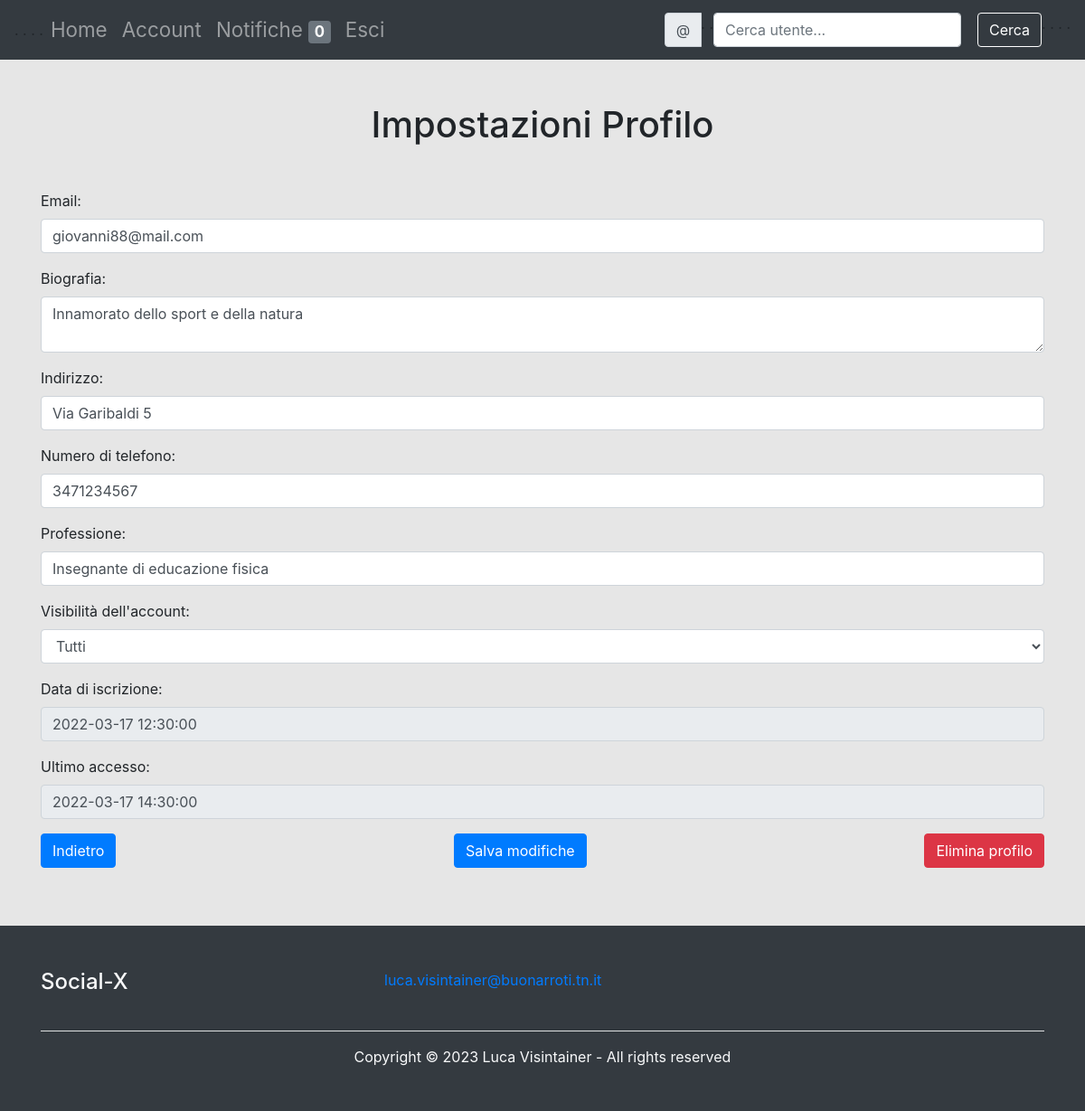
The app's page /php/impostazioni_personale.php (signed in) with its own data.
### tables this page shows
CREATE TABLE profilo (
    idProfilo                   INT                 NOT NULL    AUTO_INCREMENT, 
    username                    VARCHAR(20)         NOT NULL    UNIQUE,   
    password                    VARCHAR(255)         NOT NULL ,
    email                       VARCHAR(255)         NOT NULL ,
    dataIscrizione              DATETIME            NOT NULL,
    ultimoAccesso               DATETIME,
    biografia                   VARCHAR(255), 
    visibilitaAccount           ENUM('T', 'A') DEFAULT 'T',                 
    indirizzo                   VARCHAR(100),         
    numeroTelefono              VARCHAR(20),
    professione                 VARCHAR(255),
    PRIMARY KEY(idProfilo)
);

### php/impostazioni_personale.php (the view, shortened to what this page needs)
<?php
include 'connessione.php';
$username = $_SESSION['username'];
$query = "SELECT * FROM profilo WHERE username = '$username'";
$result = mysqli_query($db_conn, $query);
$row = mysqli_fetch_assoc($result);
$email = $row['email'];
$biografia = $row['biografia'];
$indirizzo = $row['indirizzo'];
$numeroTelefono = $row['numeroTelefono'];
$professione = $row['professione'];
$visibilitaAccount = $row['visibilitaAccount'];
$dataIscrizione = $row['dataIscrizione'];
$ultimoAccesso = $row['ultimoAccesso'];
?>
<!DOCTYPE html>
<html lang="it">
<head>
    <link rel="stylesheet" href="https://stackpath.bootstrapcdn.com/bootstrap/4.5.2/css/bootstrap.min.css">
</head>
<body>
    <?php include 'header.php'; ?>
    <div class="container mt-5">
        <h1 class="text-center mb-5">Impostazioni Profilo</h1>
        <form method="POST">
            <div class="form-group">
                <label for="email">Email:</label>
                <input type="email" id="email" name="email" class="form-control" value="<?php echo $email ?>" required>
            </div>
            <div class="form-group">
                <label for="biografia">Biografia:</label>
                <textarea id="biografia" name="biografia" class="form-control"><?php echo $biografia ?></textarea>
            </div>
            <div class="form-group">
                <label for="indirizzo">Indirizzo:</label>
                <input type="text" id="indirizzo" name="indirizzo" class="form-control" value="<?php echo $indirizzo ?>">
            </div>
            <div class="form-group">
                <label for="telefono">Numero di telefono:</label>
                <input type="tel" id="telefono" name="telefono" class="form-control" value="<?php echo $numeroTelefono ?>">
            </div>
            <div class="form-group">
                <label for="professione">Professione:</label>
                <input type="text" id="professione" name="professione" class="form-control" value="<?php echo $professione ?>">
            </div>
            <div class="form-group">
                <label for="visibilita">Visibilità dell'account:</label>
                <select id="visibilita" name="visibilita" class="form-control">
                    <option value="T" <?php if ($visibilitaAccount == 'T') echo 'selected' ?>>Tutti</option>
                </select>
            </div>
            <div class="form-group">
                <label for="dataIscrizione">Data di iscrizione:</label>
                <input type="text" id="dataIscrizione" name="dataIscrizione" class="form-control" value="<?php echo $dataIscrizione ?>" readonly>
            </div>
            <div class="form-group">
                <label for="ultimoAccesso">Ultimo accesso:</label>
                <input type="text" id="ultimoAccesso" name="ultimoAccesso" class="form-control" value="<?php echo $ultimoAccesso ?>" readonly>
            </div>
            <div class="form-group d-flex justify-content-between">
                <div class="text-left">
                    <input type="submit" value="Indietro" class="btn btn-primary" formaction="area_privata_personale.php">
                </div>
                <div class="text-center">
                    <input type="submit" value="Salva modifiche" name="impostazioni" class="btn btn-primary">
                </div>
                <div class="text-right">
                <button type='button' class='btn btn-primary btn-danger' data-toggle='modal' data-target='#exampleModalCenter'>Elimina profilo</button>
                </div>
            </div>
        </form>
    </div><br><br>
    <?php include 'footer.php'; ?>
</body>
</html>

### php/impostazioni_personale.php (style rules this page uses)
body { background-color: #E6E6E6; }

### records on screen
profilo: email "giovanni88@mail.com", biografia "Innamorato dello sport e della natura", indirizzo "Via Garibaldi 5", telefono "3471234567", professione "Insegnante di educazione fisica", visibilita "Tutti", dataIscrizione "2022-03-17 12:30:00", ultimoAccesso "2022-03-17 14:30:00"

### other values on screen
$num_notifiche "0"
